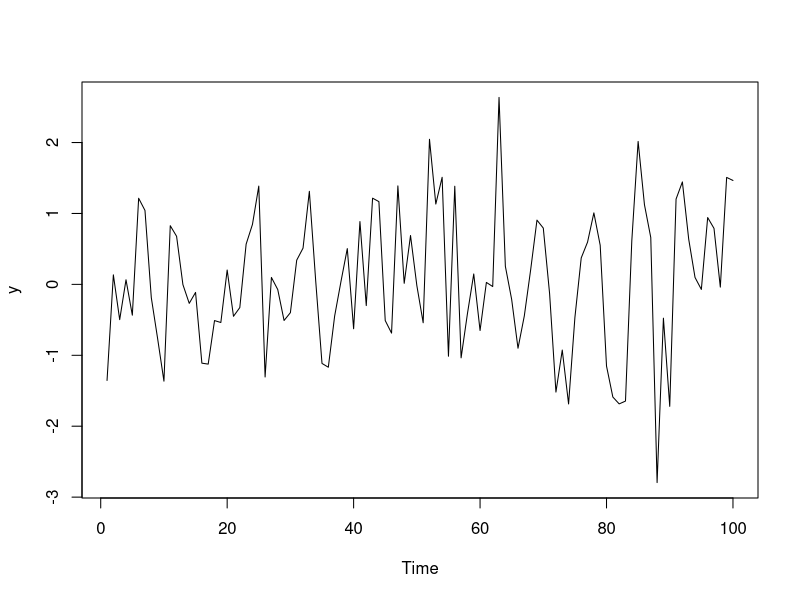
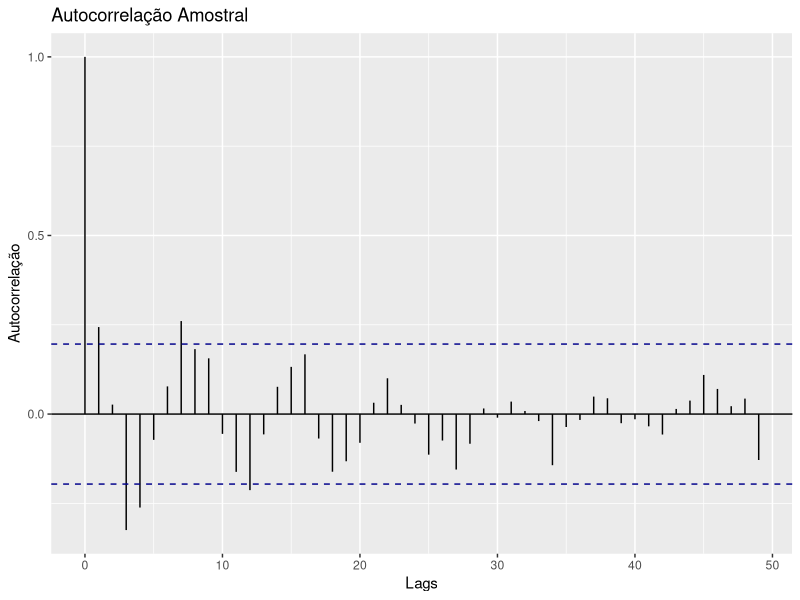
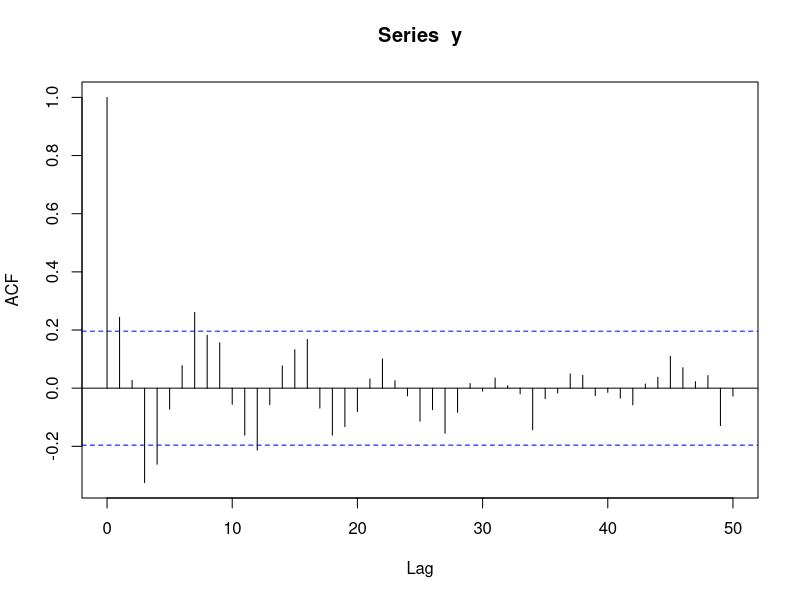
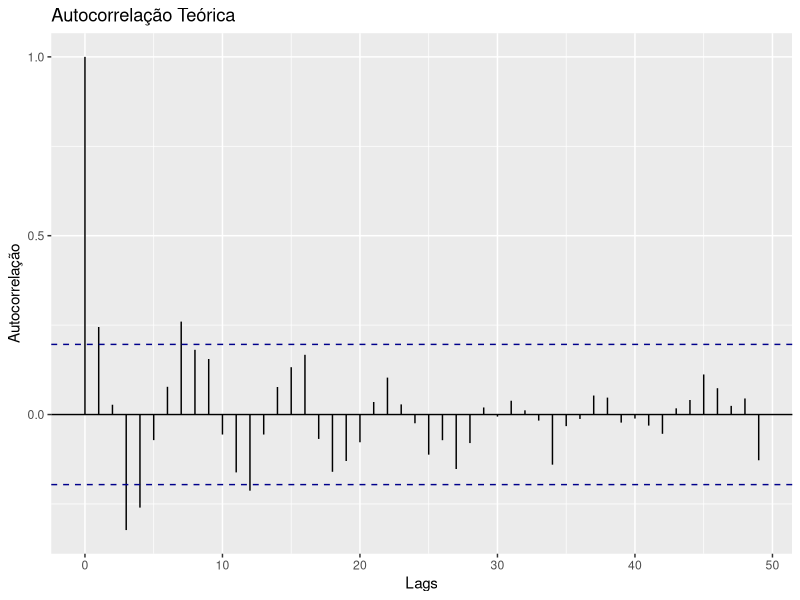
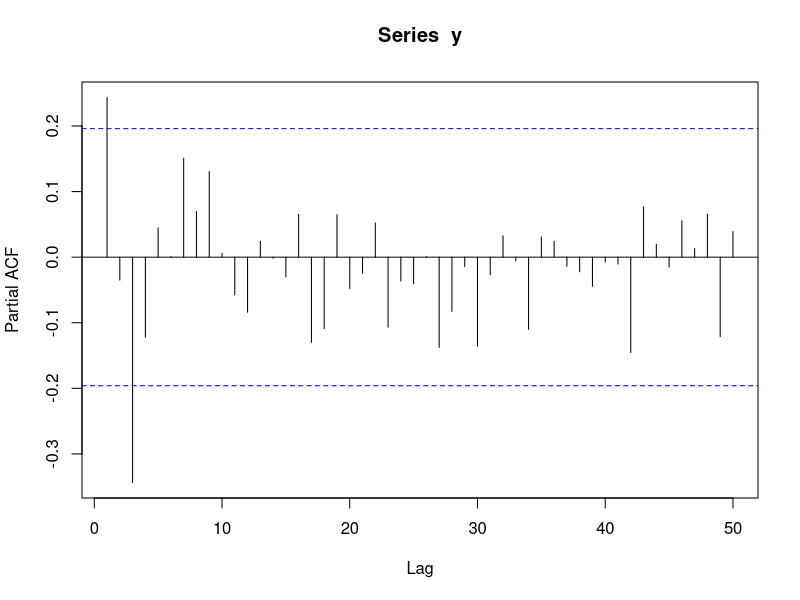

These charts were generated, in order, by the following R code:
########## PACOTES ##############
#################################


####### QUESTAO 2 ################
set.seed(3666)
## A ##

AR <- function(coefs, n){
    n <- n + (length(coefs))
    ruido <- rnorm(n,mean = 0,sd =1)
    x <- ruido
    for(t in (length(coefs) + 1):n){
      x[t] <- x[t-1]*coefs[1] + x[t-2]*coefs[2] + x[t-3]*coefs[3] + ruido[t]
    }
    return(x[(length(coefs) + 1):n])
}
coefs <- c(.3,.1,-.5)
n <- 100
y <- AR(coefs,n)
plot.ts(y)

## B ##

#AMOSTRAL ------
#funcoes
acf.amostral <- function(y){
  n <- length(y)
  gama <- vector()
  for(h in 0:(n-1)){
      gam <- 0
      for (t in 1:(n-h)) {
        gam <- gam+(y[t+h]-mean(y))*(y[t]-mean(y))
      }
      gama[h + 1] <- gam/n
  }
  pho <- gama/gama[1]
  return(pho)
}

#valores
lags <- c(0:(n-1))
acfs <- data.frame(acf = acf.amostral(y),
                   lag = lags)
#plot
library(ggplot2)
cline <- 1.96/sqrt(length(y))
ggplot(data=acfs[1:50,], aes(x=lag, y=acf)) +
  geom_errorbar(aes(x=lag, ymax=acf, ymin=0), width=0) +
  geom_hline(aes(yintercept = 0))+
  geom_hline(aes(yintercept = cline), linetype = 2, color = 'darkblue') +
  geom_hline(aes(yintercept = -cline), linetype = 2, color = 'darkblue') +
  ggtitle('Autocorrelação Amostral') + ylab('Autocorrelação') + xlab('Lags')
#conferindo
acf(y,lag.max = 50)
# TEORICO ----
acf.teorico <- function(y){
  #media de y = 0
  n <- length(y)
  gama <- vector()
  for(h in 0:(n-1)){
    gam <- 0
    for (t in 1:(n-h)) {
      gam <- gam+(y[t+h])*(y[t])
    }
    gama[h + 1] <- gam/n
  }
  pho <- gama/gama[1]
  return(pho)
}

#valores
lags <- c(0:(n-1))
acfs.t <- data.frame(acf = acf.teorico(y),
                   lag = lags)
ggplot(data=acfs.t[1:50,], aes(x=lag, y=acf)) +
  geom_errorbar(aes(x=lag, ymax=acf, ymin=0), width=0) +
  geom_hline(aes(yintercept = 0))+
  geom_hline(aes(yintercept = cline), linetype = 2, color = 'darkblue') +
  geom_hline(aes(yintercept = -cline), linetype = 2, color = 'darkblue') +
  ggtitle('Autocorrelação Teórica') + ylab('Autocorrelação') + xlab('Lags')
pacf(y,lag.max = 50)
